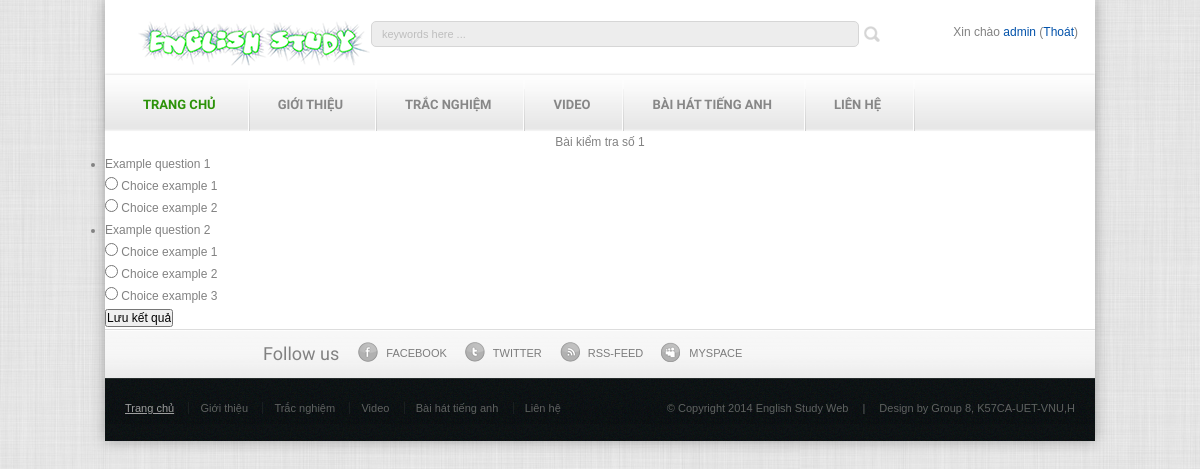
Page /tracnghiem/ (signed in) on the committed database.
### tracnghiem/models.py (models this page shows, shortened)
class Question(models.Model):
    question_text = models.CharField(max_length=500)

class Choice(models.Model):
    question = models.ForeignKey(Question)
    choice_text = models.CharField(max_length=200)
    is_correct = models.BooleanField(default=False)

### tracnghiem/views.py (the view)
class TracNghiemView(generic.ListView):
    template_name = 'tracnghiem/tracnghiem.html'
    context_object_name = 'list_of_questions'
    def get_queryset(self):
        return Question.objects.all()

### tracnghiem/templates/tracnghiem/tracnghiem.html (shortened to what this page needs)
<!DOCTYPE HTML>
{% extends "skeleton.html" %}
{% load staticfiles %}
{% block content_of_website %}
<div>
    {% if user.is_authenticated %}
        {% if list_of_questions %}
            <form method="post" action="{% url 'tracnghiem:post' %}">
                <center> Bài kiểm tra số 1 </center>
                <ul>
                    {% for question in list_of_questions %}
                        <li>
                            {{ question.question_text }}
                            <ul>
                                {% for choice in question.choice_set.all %}
                                    <input type="radio"
                                           name="question{{ question.id }}"
                                           id="{{ choice.id }}"
                                           value="{{ choice.id }}"/>
                                    <label for="{{ choice.id }}">{{ choice.choice_text }}</label><br/>
                                {% endfor %}
                            </ul>
                        </li>
                    {% endfor %}
                </ul>
                <input type="submit" name="submit" value="Lưu kết quả"/>
            </form>
        {% else %}
            <p>Không có gì thú vị ở đây cả</p>
        {% endif %}
    {% else %}
        <p>Bạn chưa đăng nhập</p>
    {% endif %}
</div>
{% endblock %}

### EnglishStudy_Web/templates/skeleton.html (shortened to what this page needs)
<!DOCTYPE html>
<html lang="en" style="-webkit-text-size-adjust: 100%; -ms-text-size-adjust: 100%;">
<head>
	{% load staticfiles %}
	<link rel="stylesheet" href="{% static "css/style.css" %}" type="text/css" media="all" />
	<link rel="stylesheet" href="{% static "css/flexslider.css" %}" type="text/css" media="all" />
</head>
<body>
	<div id="wrapper">
		<div class="shell">
			<div class="container">
				<header id="header">
					<h1 id="logo"><a href="/">Curve</a></h1>
					<div class="search">
						<form method="post">
							<span class="field"><input type="text" class="field" value="keywords here ..." title="keywords here ..." /></span>
							<input type="submit" class="search-btn" value="" />
						</form>
					</div>
                    <div class="authentication">
								{% if user.is_authenticated %}
									<p>Xin chào <a href={% url 'accounts:detail' %}>{{ user.username }}</a> (<a href={% url 'accounts:logout' %}>Thoát</a>)</p>
								{% else %}
									<a href="{% url 'accounts:login' %}"><div class="buttom_login"><center><b>  Đăng nhập </b></center></div></a>
								    <a href="#"><div class="buttom_signup"><center><b>  Đăng ký thành viên </b></center></div></a>
                                {% endif %}
                    </div>
				</header>
				<nav id="navigation">
					<ul>
						<li class="active"><a href="/">Trang chủ</a></li>
						<li><a href="#">Giới thiệu</a></li>
						<li><a href="{% url 'tracnghiem:index' %}">Trắc nghiệm</a></li>
						<li><a href="#">Video</a></li>
						<li><a href="#">Bài hát tiếng anh</a></li>
						<li><a href="#">Liên hệ</a></li>
					</ul>
				</nav>
                {% block content_of_website %} content here {% endblock %}
				<div class="socials">
					<div class="socials-inner">
						<h3>Follow us</h3>
						<ul>
							<li><a href="#" class="facebook-ico"><span></span>Facebook</a></li>
							<li><a href="#" class="twitter-ico"><span></span>Twitter</a></li>
							<li><a href="#" class="rss-feed-ico"><span></span>Rss-feed</a></li>
							<li><a href="#" class="myspace-ico"><span></span>myspace</a></li>
						</ul>
					</div>
				</div>
					<div class="footer-bottom">
						<nav class="footer-nav">
							<ul>
								<li class="active"><a href="/">Trang chủ</a></li>
								<li><a href="#">Giới thiệu</a></li>
								<li><a href={% url 'tracnghiem:index' %}>Trắc nghiệm</a></li>
								<li><a href="#">Video</a></li>
								<li><a href="#">Bài hát tiếng anh</a></li>
								<li><a href="#">Liên hệ</a></li>
							</ul>
						</nav>
						<p class="copy">&copy; Copyright 2014 English Study Web <span>|</span> <strong>Design by Group 8, K57CA-UET-VNU,H</a></strong>
					</div>
				</div>
			</div>
		</div>
</body>
</html>

### EnglishStudy_Web/static/CSS/style.css (style rules this page uses)
* { margin: 0; padding: 0; outline: 0; }
body, html { height: 100%; }
body { font-size: 12px; line-height: 22px; font-family: arial, sans-serif; color: #828282; background: url(images/BG.jpg) repeat 0 0; min-width: 100%; text-decoration: none; }
a { color: #0252aa; text-decoration: none; cursor: pointer; }
input, textarea, select { font-size: 12px; font-family: arial, sans-serif; }
.authentication { float: right; }
article, aside, details, footer, header, menu, nav, section { display: block; }
.shell { width: 990px; margin: 0 auto; }
.container { background: #fff; box-shadow: 0px 0px 13px rgba(0,0,0,0.3) ; -moz-box-shadow: 0px 0px 13px rgba(0,0,0,0.3) ; -webkit-box-shadow: 0px 0px 13px rgba(0,0,0,0.3) ; -o-box-shadow: 0px 0px 13px rgba(0,0,0,0.3) ; }
#header { height: 54px; padding-top: 21px; padding-left: 33px; padding-right: 17px; }
#logo { width: 233px; float: left; font-size: 0; line-height: 0; }
#logo a { height: 45px; display: block;background: url(images/logo2.png) no-repeat 0 0; text-indent: -4000px; }
.search { float:inherit }
.search input.field { border: 1px solid #d6d6d6; background: #ededed; width: 466px; height: 24px; line-height: 22px; padding: 0px 10px; float: left; font-size: 11px; font-family: verdana, arial, helvetica, serif; color: #bebebe; border-radius: 5px; -moz-border-radius: 5px; -webkit-border-radius: 5px; -o-border-radius: 5px; }
.search input.search-btn { width: 22px; height: 26px; margin-left: 3px; border: 0; cursor: pointer; background: url(images/search-btn.png) no-repeat 0 0; float: left; font-size: 0; line-height: 0; text-indent: -4000px; }
#navigation { height: 52px; padding-top: 4px; font-family: 'Ubuntu', sans-serif; font-weight: 700; background: url(images/navigation.png) repeat-x 0 0; box-shadow: 0px -1px 2px rgba(0,0,0,0.1); -moz-box-shadow: 0px -1px 2px rgba(0,0,0,0.1); -webkit-box-shadow: 0px -1px 2px rgba(0,0,0,0.1); -o-box-shadow: 0px -1px 2px rgba(0,0,0,0.1); }
#navigation ul { list-style: none; list-style-position: outside; }
#navigation ul li { float: left; padding-right: 2px; line-height: 52px; background: url(images/nav-border.png) no-repeat right 0; font-size: 13px; text-transform: uppercase; }
#navigation ul li a { display: block; padding: 0 32px 0 28px; color: #878787; }
#navigation ul li a:hover, #navigation ul li.active a { text-decoration: none; color: #2b9208; }
#navigation ul li.first a { padding-left: 38px; }
.socials { background: url(images/socials-bg.png) repeat-x 0 0; height: 49px; }
.socials-inner { background: url(images/socials-inner.png) repeat-x 0 0; padding-left: 158px; }
.socials h3 { float: left; font-size: 18px; line-height: 49px; padding-right: 19px; padding-bottom: 0; font-family: 'Ubuntu', sans-serif; font-weight: 500; }
.socials ul { list-style: none; list-style-position: outside; line-height: 49px; }
.socials ul li { font-size: 11px; padding-right: 18px; color: #7c7c7c; background: transparent; text-transform: uppercase; float: left; }
.socials ul li a { color: #7c7c7c; text-decoration: none; display: block; padding-left: 28px; position: relative; }
.socials ul li a span { background: url(images/socials.png) no-repeat 0 0; position: absolute; width: 20px; height: 20px; top: 13px; left: 0; }
.socials ul li a.facebook-ico span { background-position: 0 0; }
.socials ul li a.twitter-ico span { background-position: -22px 0; }
.socials ul li a.rss-feed-ico span { background-position: -44px 0; }
.socials ul li a.myspace-ico span { background-position: -67px 0; }
.footer-bottom { background: url(images/footer-bottom.png) repeat 0 0; height: 38px; padding-top: 24px; padding: 24px 20px 0; border-top: 1px solid #262c2c; }
.footer-bottom .footer-nav { float: left; line-height: 11px; }
.footer-bottom .footer-nav ul { list-style: none; list-style-position: outside; }
.footer-bottom .footer-nav ul li { display: inline; font-size: 11px; color: #9e9e9e; border-left: 1px solid #1a1f20; padding: 0 11px; }
.footer-bottom .footer-nav ul li.first { padding-left: 0; border: 0; }
.footer-bottom .footer-nav ul li a { color: #5f6261; }
.footer-bottom .footer-nav ul li a:hover, .footer-bottom .footer-nav ul li.active a { color: #9e9e9e; text-decoration: underline; }
.footer-bottom p.copy { float: right; line-height: 11px; font-size: 11px; color: #5f6261; }
.footer-bottom p.copy span { padding: 0 11px; }
.footer-bottom p.copy strong { font-weight: normal; }

### rows in the picture
Question: question_text "Example question 1"
Choice: choice_text "Choice example 1"
Choice: choice_text "Choice example 2"
Question: question_text "Example question 2"
Choice: choice_text "Choice example 1"
Choice: choice_text "Choice example 2"
Choice: choice_text "Choice example 3"

### other values in the picture
{{ user.username }} "admin"
